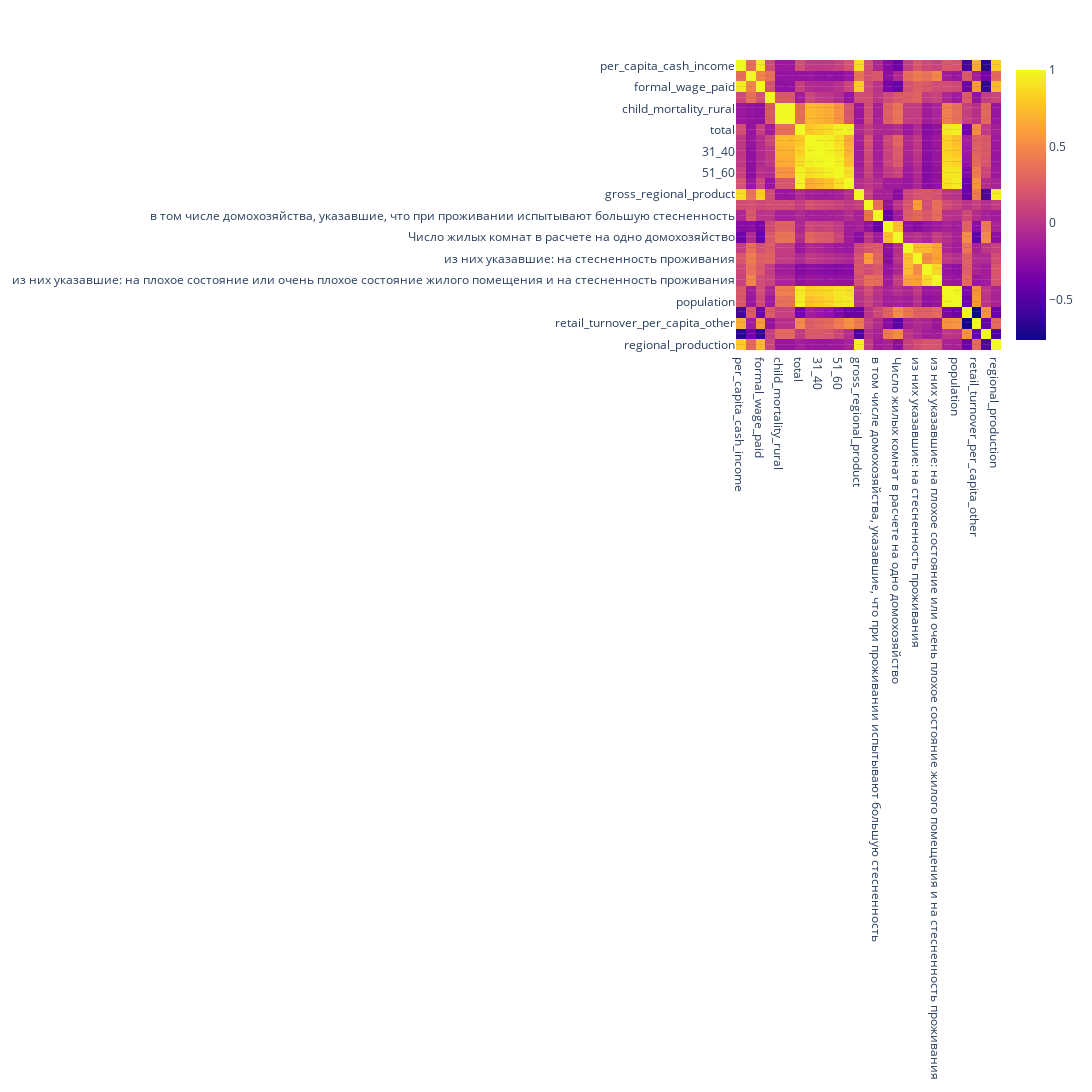

Write notebook code for a chart like this one.
### Markdown cell above
Здесь необходимо построить таблице корреляции.

### Code cell
fig = px.imshow(data.corr(numeric_only=True), 
                text_auto=True, aspect="auto",
                # width=40,
                # height=100
                )
fig.update_layout(width=1500, height=1500)

fig.show()

### Figure 1 — Plotly figure (JSON) as saved in the notebook; plotly's stock layout.template omitted (floating-point values rounded to 4 significant figures; data arrays with more than 128 entries replaced by an {"elided": "..."} marker saying what was removed)
{"data": [{"coloraxis": "coloraxis", "hovertemplate": "x: %{x}<br>y: %{y}<br>color: %{z}<extra></extra>", "name": "0", "texttemplate": "%{z}", "type": "heatmap", "x": ["per_capita_cash_income", "per_capita_cash_income_real_incomes", "formal_wage_paid", "formal_wage_paid_real_pay", "child_mortality_rural", "child_mortality_urban", "total", "18_30", "31_40", "41_50", "51_60", "60_", "gross_regional_product", "в том числе домохозяйства, указавшие, что при проживании испытывают определенную стесненность", "в том числе домохозяйства, указавшие, что при проживании испытывают большую стесненность", "Размер жилой площади в расчете на члена домохозяйства", "Число жилых комнат в расчете на одно домохозяйство", "из них домохозяйства, собирающиеся улучшить свои жилищные условия", "из них указавшие: на стесненность проживания", "из них указавшие: на плохое или очень плохое состояние жилого помещения", "из них указавшие: на плохое состояние или очень плохое состояние жилого помещения и на стесненность проживания", "middle_newborn", "population", "poverty_percent", "retail_turnover_per_capita_other", "welfare_expense_share_other", "regional_production"], "xaxis": "x", "y": ["per_capita_cash_income", "per_capita_cash_income_real_incomes", "formal_wage_paid", "formal_wage_paid_real_pay", "child_mortality_rural", "child_mortality_urban", "total", "18_30", "31_40", "41_50", "51_60", "60_", "gross_regional_product", "в том числе домохозяйства, указавшие, что при проживании испытывают определенную стесненность", "в том числе домохозяйства, указавшие, что при проживании испытывают большую стесненность", "Размер жилой площади в расчете на члена домохозяйства", "Число жилых комнат в расчете на одно домохозяйство", "из них домохозяйства, собирающиеся улучшить свои жилищные условия", "из них указавшие: на стесненность проживания", "из них указавшие: на плохое или очень плохое состояние жилого помещения", "из них указавшие: на плохое состояние или очень плохое состояние жилого помещения и на стесненность проживания", "middle_newborn", "population", "poverty_percent", "retail_turnover_per_capita_other", "welfare_expense_share_other", "regional_production"], "yaxis": "y", "z": {"elided": "27x27 float values"}}], "layout": {"coloraxis": {"colorscale": [[0, "#0d0887"], [0.1111, "#46039f"], [0.2222, "#7201a8"], [0.3333, "#9c179e"], [0.4444, "#bd3786"], [0.5556, "#d8576b"], [0.6667, "#ed7953"], [0.7778, "#fb9f3a"], [0.8889, "#fdca26"], [1, "#f0f921"]]}, "height": 3000, "margin": {"t": 60}, "width": 3000, "xaxis": {"anchor": "y", "domain": [0, 1]}, "yaxis": {"anchor": "x", "autorange": "reversed", "domain": [0, 1]}}}
